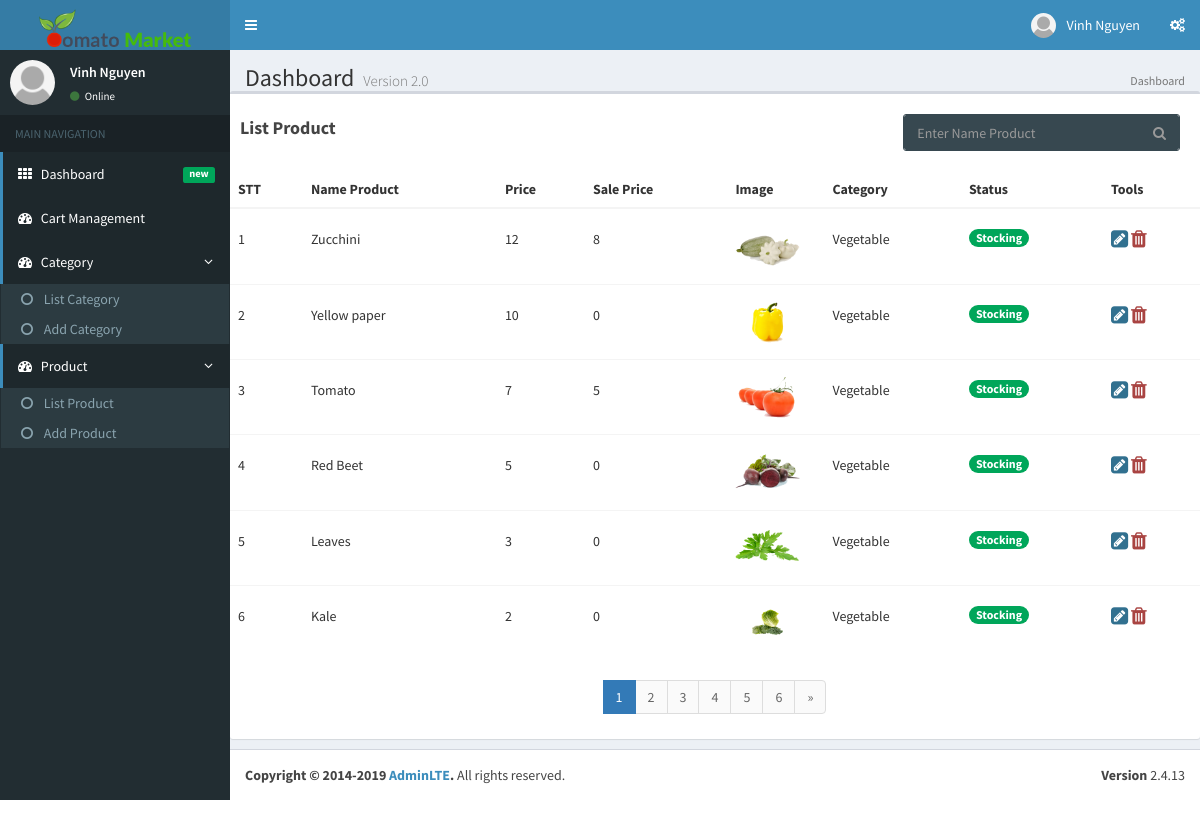
/admin/list-product.php (signed in), run on the app's committed database.
### tables this page shows
CREATE TABLE `product` (
  `id` int(11) NOT NULL,
  `name` varchar(250) NOT NULL,
  `image` varchar(250) NOT NULL,
  `category_id` int(11) NOT NULL,
  `price` float NOT NULL,
  `sale_price` tinyint(4) NOT NULL DEFAULT 0,
  `status` tinyint(4) NOT NULL DEFAULT 1,
  `description` text DEFAULT NULL,
  `created_at` timestamp NOT NULL DEFAULT current_timestamp()
);

CREATE TABLE `category` (
  `id` int(11) NOT NULL,
  `name` varchar(250) NOT NULL,
  `status` tinyint(4) NOT NULL DEFAULT 1
);

### admin/list-product.php (the view, shortened to what this page needs)
<?php
    include './header.php';
    $keyword = isset($_GET["keyword"]) ? $_GET["keyword"] : '';
    $list = mysqli_query($conn,"SELECT product.id , product.name , product.image , product.status , product.price , product.sale_price , product.description , category.name AS 'category' FROM product
    JOIN category ON product.category_id = category.id
    WHERE product.name LIKE '%$keyword%'");
    $toatal = mysqli_num_rows($list);
    $limit = 6;
    $toatal_page = ceil($toatal / $limit);
    $cr_page = isset($_GET['page']) ? $_GET['page'] : 1;
    $start = ($cr_page - 1) * $limit;
    $list = mysqli_query($conn,"SELECT product.id , product.name , product.image , product.status , product.price , product.sale_price , product.description , category.name AS 'category' FROM product
    JOIN category ON product.category_id = category.id  ORDER BY product.id DESC LIMIT $start,$limit");
?>
<?php include './sidebar.php'?>
    <div class="box">
        <div class="box-header">
            <div class="row">
                <div class="col-md-8">
                    <h3 class="box-title" style="font-weight: bold;padding-top: 15px">List Product</h3>
                </div>
                <div class="col-md-4">
                    <form method="GET" class="sidebar-form">
                        <div class="input-group">
                            <input type="text" value="<?php echo $_GET['keyword'] ?>" name="keyword" class="form-control" placeholder="Enter Name Product">
                            <span class="input-group-btn">
                                <button type="submit" id="search-btn" class="btn btn-flat"><i class="fa fa-search"></i></button>
                            </span>
                        </div>
                    </form>
                </div>
             </div>
        </div>
        <div class="box-body no-padding">
            <table class="table" id="my-table">
                <thead>
                    <tr>
                        <th>STT</th>
                        <th>Name Product</th>
                        <th>Price</th>
                        <th>Sale Price</th>
                        <th style="width: 10%">Image</th>
                        <th>Category</th>
                        <th>Status</th>
                        <th style="width: 10%">Tools</th>
                    </tr>
                </thead>
                <tbody>
                    <?php foreach($list as $key => $value ){ ?>
                        <tr>
                            <td style="padding-top: 20px">
                                <?php echo $key + 1 ?>
                            </td>
                            <td style="padding-top: 20px">
                                <?php echo $value['name'] ?>
                            </td>
                            <td style="padding-top: 20px">
                                <?php echo $value['price'] ?>
                            </td>
                            <td style="padding-top: 20px">
                                <?php echo $value['sale_price'] ?>
                            </td>
                            <td><img src="../uploads/<?php echo $value['image'] ?>" width="80%" alt=""></td>
                            <td style="padding-top: 20px">
                                <?php echo $value['category'] ?>
                            </td>
                            <?php if($value["status"] == 1){ ?>
                            <td style="padding-top: 20px">
                                <p class="badge bg-green">Stocking</p>
                            </td>
                            <?php }else{ ?>
                            <td style="padding-top: 20px">
                                <p class="badge bg-red">Out of stock</p>
                            </td>
                            <?php } ?>
                            <td style="padding-top: 20px">
                                <a href="./edit-product.php?id=<?php echo $value['id'] ?>"><i class="fa fa-pencil-square text-info" style="font-size: 20px" aria-hidden="true"></i></a>
                                <a href="./delete-product.php?id=<?php echo $value['id'] ?>"><i class="fa fa-trash text-danger" style="font-size: 20px" aria-hidden="true"></i></a>
                            </td>
                        </tr>
                    <?php } ?>
                </tbody>
            </table>
            <div style="text-align: center;">
                <ul class="pagination">
                    <?php for( $i=1; $i <= $toatal_page ; $i++ ){?>
                        <li class="<?php echo (($cr_page  == $i) ? 'active' : '') ?>">
                            <a href="list-product.php?page=<?php echo $i ?>
                            <?php echo ($keyword != '') ? "&keyword=$keyword" : ''?>"><?php echo $i ?></a>
                        </li>
                    <?php } ?>
                    <li class="<?php echo (($cr_page == $toatal_page) ? 'check' : '')?>">
                        <a href="list-product.php?page=<?php echo $cr_page + 1?>
                        <?php echo ($keyword != '') ? "&keyword=$keyword" : ''?>">&raquo;</a>
                    </li>
                </ul>
            </div>
        </div>
    </div>
</div>
<?php include './footer.php'?>

### data on the page
product: name "Zucchini", price "12", sale_price "8", image (picture), category.name "Vegetable", status "Stocking"
product: name "Yellow paper", price "10", sale_price "0", image (picture), category.name "Vegetable", status "Stocking"
product: name "Tomato", price "7", sale_price "5", image (picture), category.name "Vegetable", status "Stocking"
product: name "Red Beet", price "5", sale_price "0", image (picture), category.name "Vegetable", status "Stocking"
product: name "Leaves", price "3", sale_price "0", image (picture), category.name "Vegetable", status "Stocking"
product: name "Kale", price "2", sale_price "0", image (picture), category.name "Vegetable", status "Stocking"

### other printed values
$_SESSION['login']['name'] "Vinh Nguyen"
